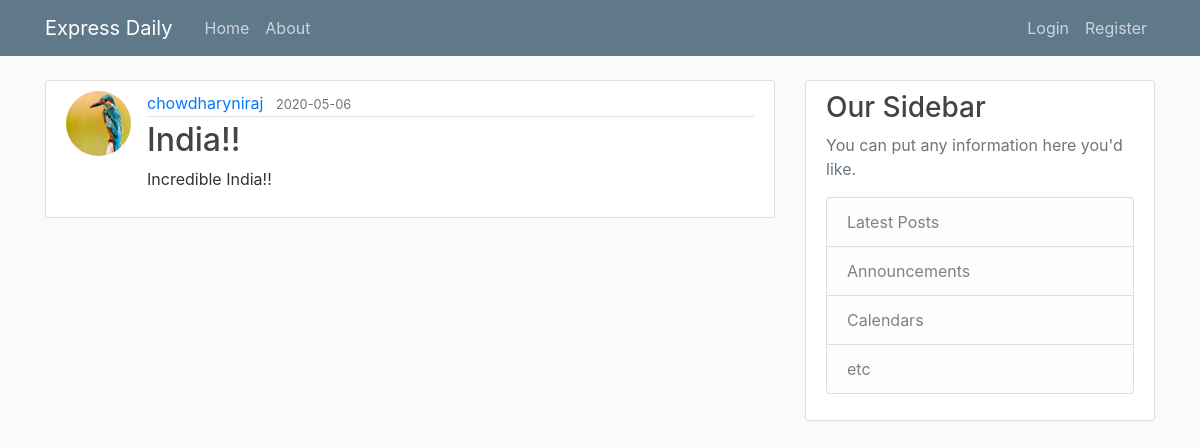
Before: /post/1 with the older database file.
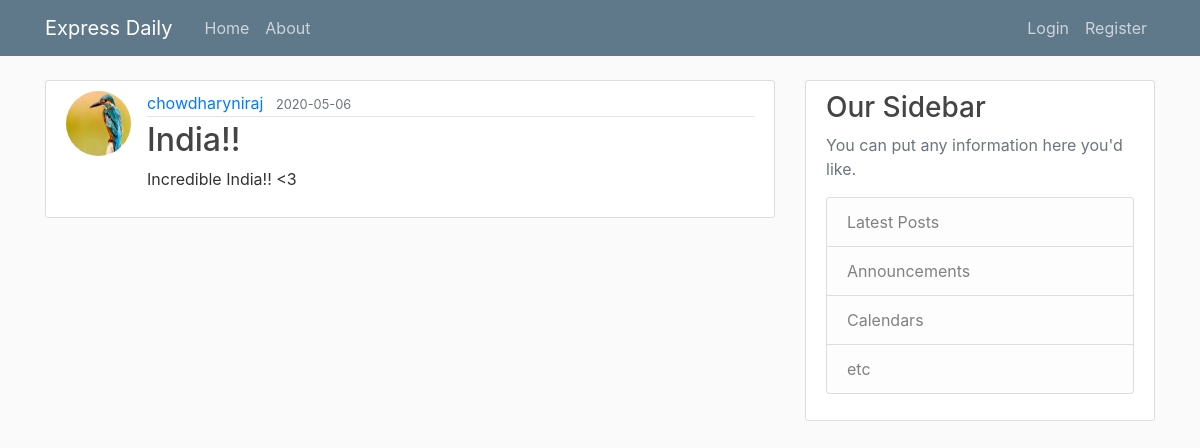
After: the same page with the newer database file.
### BLog/models.py (models this page shows, shortened)
class Post(db.Model):
    id = db.Column(db.Integer, primary_key=True)
    title = db.Column(db.String(100), nullable=False)
    date_posted = db.Column(db.DateTime, nullable=False,
                            default=datetime.utcnow)
    content = db.Column(db.Text, nullable=False)
    user_id = db.Column(db.Integer, db.ForeignKey('user.id'), nullable=False)

### BLog/posts/route.py (the view)
@posts.route("/post/<int:post_id>")
def post(post_id):
    post=Post.query.get_or_404(post_id)
    return render_template('post.html',title=post.title,post=post)

### BLog/templates/post.html (shortened to what this page needs)
{% extends "layout.html" %}
{% block content %}
  <article class="media content-section">
    <img class="rounded-circle article-img" src="{{ url_for('static', filename='profile_pic/' + post.author.image_file) }}">
    <div class="media-body">
      <div class="article-metadata">
        <a class="mr-2" href="#">{{ post.author.username }}</a>
        <small class="text-muted">{{ post.date_posted.strftime('%Y-%m-%d') }}</small>
      </div>
      <h2 class="article-title">{{ post.title }}</h2>
      <p class="article-content">{{ post.content }}</p>
    </div>
  </article>
{% endblock content %}

Changed rows visible on the page:
changed Post "India!!": content "Incredible India!!" → "Incredible India!! <3"
